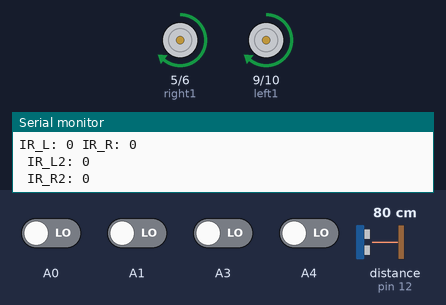
A program run on a simulated Arduino Uno, built with avr-gcc and run on an emulated ATmega328P. Shown: motor-driver pin pairs drawn as motors (green arrow = first pin HIGH = forward, orange = second pin HIGH = backward, longer = more drive), the last lines printed to the serial monitor. The test bench sets the inputs (shaded band); at power-on: A0, A1, A3, A4 LOW, distance to the obstacle (sensor on pin 12) 80 cm. The echo pulse lasts 58.3 µs per cm.

Above: at 1.3 s.
1.4 s: A0 driven HIGH
At 3.0 s:
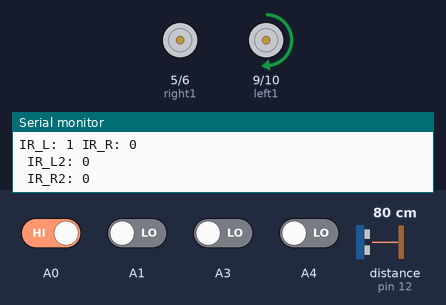
3.5 s: A1 driven HIGH
At 4.4 s:
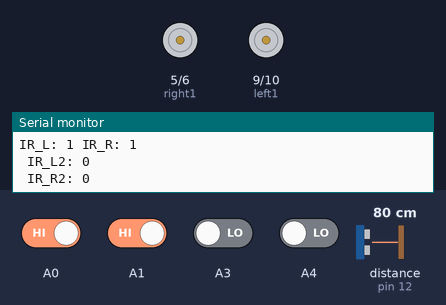
6.5 s: A0 driven LOW
At 8.2 s:
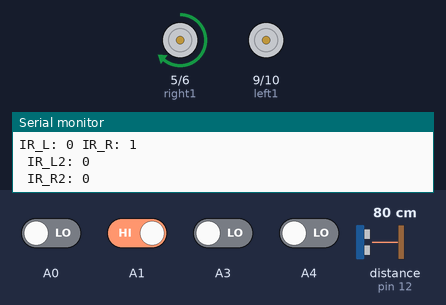
8.5 s: A4 driven HIGH
At 9.9 s:
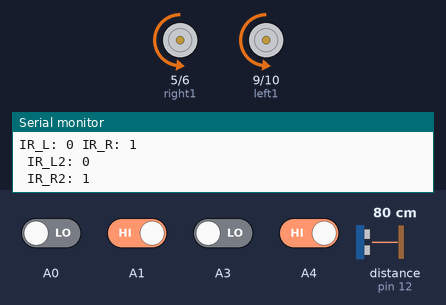
11.5 s: A4 driven LOW
At 12.6 s:
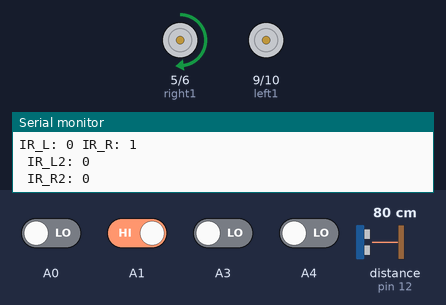
Timing chart, 0 to 14.5 s (numbered marks = the images above; inputs shaded):
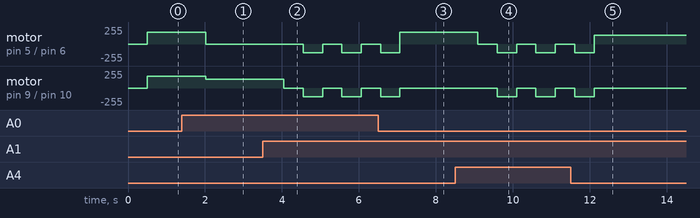

The program:

main.cpp
```cpp
#include <Arduino.h>
#include <NewPing.h>
#include "motor.h"

const int trigPin = 11;
const int echoPin = 12;
const int MAX_DISTANCE = 200; // 最大測量距離（單位：厘米）
NewPing sonar(trigPin, echoPin, MAX_DISTANCE);

void line_following(int IR_L, int IR_R, int IR_L2, int IR_R2) {
    if (IR_L == 0 && IR_R == 0) {
        run(180);
    } else if (IR_L == 1 && IR_R == 0 && IR_L2 == 0) {
        motor(130, 0, 0, 0);
    } else if (IR_L == 0 && IR_R == 1 && IR_R2 == 0) {
        motor(0, 0, 130, 0);
    } else {
        stop();
        delay(500);
        back(130);
    }
}

void obstacle_avoidance() {
        delay(1000);
        stop();

        left(180);
        delay(500);
        stop();

        run(180);
        delay(1000);
        stop();

        right(180);
        delay(500);
        stop();

        run(180);
        delay(1000);
        stop();

        right(180);
        delay(500);
        stop();

        run(180);
        delay(1000);
        stop();

        left(180);
        delay(500);
        stop();
}

void setup() {
    pinMode(5, OUTPUT);
    pinMode(6, OUTPUT);
    pinMode(9, OUTPUT);
    pinMode(10, OUTPUT);

    pinMode(A0, INPUT);
    pinMode(A1, INPUT);
    pinMode(A3, INPUT);

    Serial.begin(9600);
}

void loop() {
    unsigned int distance = sonar.ping_cm();
    int IR_L = digitalRead(A0);
    int IR_R = digitalRead(A1);
    int IR_L2 = digitalRead(A3);
    int IR_R2 = digitalRead(A4);

    Serial.print("Distance: ");
    Serial.print(distance);
    Serial.println("cm");
    Serial.print("IR_L: ");
    Serial.print(IR_L);
    Serial.print(" IR_R: ");
    Serial.println(IR_R);
    Serial.print(" IR_L2: ");
    Serial.println(IR_L2);
    Serial.print(" IR_R2: ");
    Serial.println(IR_R2);
    delay(500);

    // if (distance <= 15) {
    //     obstacle_avoidance();
    // } else {
    //     line_following(IR_L, IR_R, IR_L2, IR_R2);
    // }
    line_following(IR_L, IR_R, IR_L2, IR_R2);
}
```

motor.h
```cpp
#ifndef MOTOR_H
#define MOTOR_H

void run(int speed);
void back(int speed);
void left(int speed);
void right(int speed);
void back_left(int speed);
void back_right(int speed);
void stop();
void motor(int leftForward, int leftBackward, int rightForward, int rightBackward);

#endif
```

motor.cpp
```cpp
#include <Arduino.h>
#include "motor.h"

const int left1 = 9;
const int left2 = 10;

const int right1 = 5;
const int right2 = 6;

// 向前
void run(int speed) {
    // 馬達1
    analogWrite(left1, speed);
    analogWrite(left2, 0);
    // 馬達2
    analogWrite(right1, speed);
    analogWrite(right2, 0);
}

// 向後
void back(int speed) {
    // 馬達1
    analogWrite(left1, 0);
    analogWrite(left2, speed);
    // 馬達2
    analogWrite(right1, 0);
    analogWrite(right2, speed);
}

void left(int speed) {
    // 馬達1
    analogWrite(left1, 0);
    analogWrite(left2, speed);
    // 馬達2
    analogWrite(right1, speed);
    analogWrite(right2, 0);
}

void right(int speed) {
    // 馬達1
    analogWrite(left1, speed);
    analogWrite(left2, 0);
    // 馬達2
    analogWrite(right1, 0);
    analogWrite(right2, speed);
}

void back_left(int speed) {
    // 馬達1
    analogWrite(left1, 0);
    analogWrite(left2, speed);
    // 馬達2
    analogWrite(right1, speed / 2);
    analogWrite(right2, 0);
}

void back_right(int speed) {
    // 馬達1
    analogWrite(left1, speed / 2);
    analogWrite(left2, 0);
    // 馬達2
    analogWrite(right1, 0);
    analogWrite(right2, speed);
}

// 停止
void stop() {
    analogWrite(5, 0);
    analogWrite(6, 0);
    analogWrite(9, 0);
    analogWrite(10, 0);
}

void motor(int leftForward, int leftBackward, int rightForward, int rightBackward) {
    analogWrite(left1, leftForward);
    analogWrite(left2, leftBackward);

    analogWrite(right1, rightForward);
    analogWrite(right2, rightBackward);
}
```

Measured:
- after the input at 1.4 s, motor on pin 5 (right1) / pin 6 (right2): forward 180/255 → stopped after 0.62 s; motor on pin 9 (left1) / pin 10 (left2): forward 180/255 → forward 130/255 after 0.62 s
- after the input at 3.5 s, motor on pin 5 (right1) / pin 6 (right2): alternates backward 130/255 for 0.51 s and stopped for 0.50 s, starting after 1.0 s; motor on pin 9 (left1) / pin 10 (left2): alternates backward 130/255 for 0.51 s and stopped for 0.50 s, starting after 0.55 s
- after the input at 6.5 s, motor on pin 9 (left1) / pin 10 (left2): goes on until 7.1 s, then stays stopped
- after the input at 8.5 s, motor on pin 5 (right1) / pin 6 (right2): alternates backward 130/255 for 0.51 s and stopped for 0.50 s, starting after 0.59 s; motor on pin 9 (left1) / pin 10 (left2): alternates backward 130/255 for 0.51 s and stopped for 0.50 s, starting after 1.1 s
- after the input at 11.5 s, motor on pin 9 (left1) / pin 10 (left2): goes on until 12.1 s, then stays stopped
